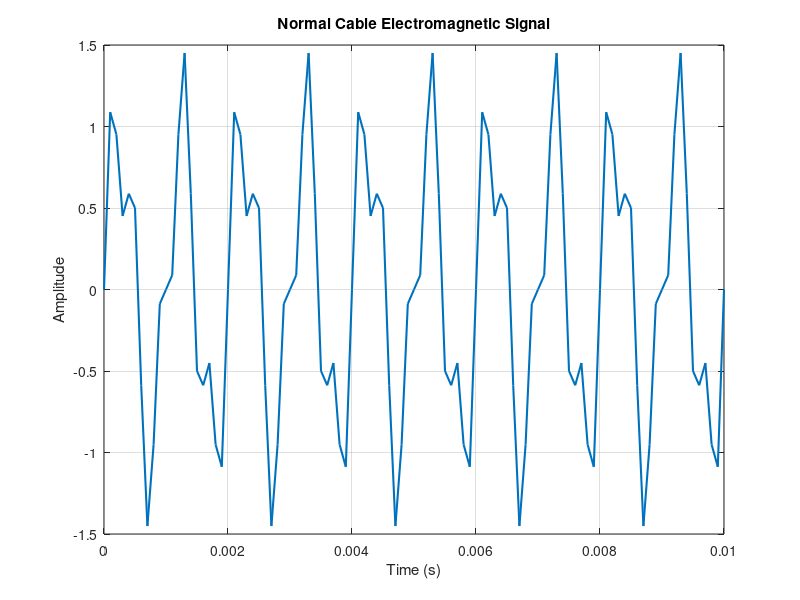
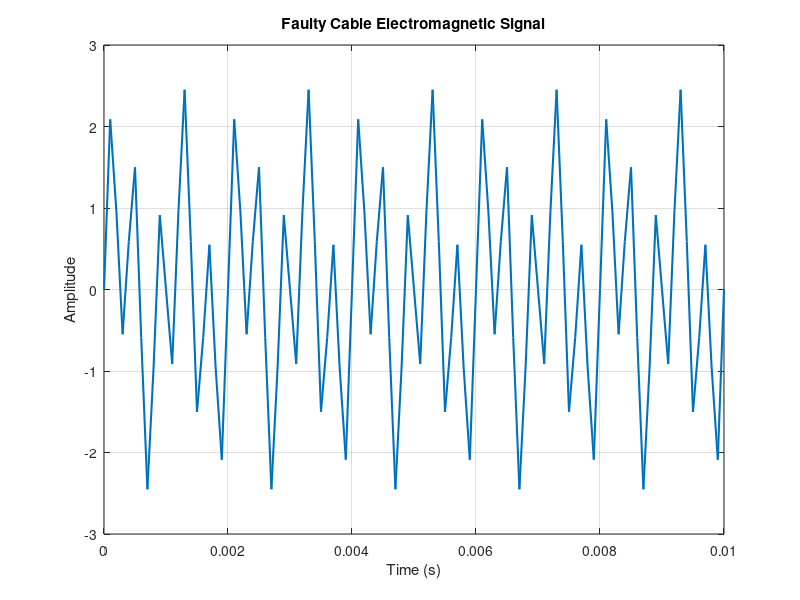
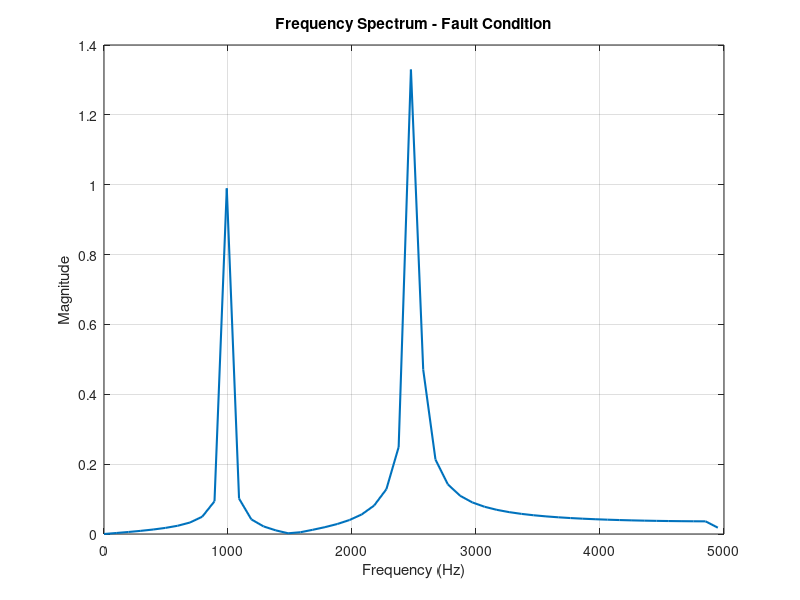

MATLAB code to generate these figures, in order:
clc;
clear;
close all;

%% ================================================
% NON-INVASIVE CABLE FAULT DETECTION
% ELECTROMAGNETIC FIELD SIMULATION
% ================================================

fs = 10000;

t = 0:1/fs:0.01;


%% ================================================
% NORMAL CABLE SIGNAL
% ================================================

normal_signal = sin(2*pi*1000*t);


%% ================================================
% NORMAL EMI
% ================================================

normal_emi = 0.5 * sin(2*pi*2500*t);


%% ================================================
% FAULT EMI
% ================================================

fault_emi = 1.5 * sin(2*pi*2500*t);


%% ================================================
% RECEIVED SIGNALS
% ================================================

normal_received = ...
    normal_signal + normal_emi;

fault_received = ...
    normal_signal + fault_emi;


%% ================================================
% NORMAL CONDITION
% ================================================

figure;

plot( ...
    t, ...
    normal_received, ...
    'LineWidth', ...
    1.5 ...
);

title( ...
    'Normal Cable Electromagnetic Signal' ...
);

xlabel('Time (s)');
ylabel('Amplitude');

grid on;


%% ================================================
% FAULT CONDITION
% ================================================

figure;

plot( ...
    t, ...
    fault_received, ...
    'LineWidth', ...
    1.5 ...
);

title( ...
    'Faulty Cable Electromagnetic Signal' ...
);

xlabel('Time (s)');
ylabel('Amplitude');

grid on;


%% ================================================
% FFT ANALYSIS
% ================================================

N = length(fault_received);

Y = fft(fault_received);

P2 = abs(Y/N);

P1 = P2(1:N/2+1);

P1(2:end-1) = ...
    2*P1(2:end-1);

f = fs*(0:(N/2))/N;


figure;

plot( ...
    f, ...
    P1, ...
    'LineWidth', ...
    1.5 ...
);

title( ...
    'Frequency Spectrum - Fault Condition' ...
);

xlabel('Frequency (Hz)');
ylabel('Magnitude');

grid on;

xlim([0 5000]);


%% ================================================
% RESULT
% ================================================

disp('==========================================');
disp(' EM SIMULATION COMPLETE');
disp('==========================================');

disp('Normal signal frequency: 1000 Hz');
disp('Normal EMI frequency: 2500 Hz');
disp('Fault EMI amplitude: Increased');

disp('==========================================');
